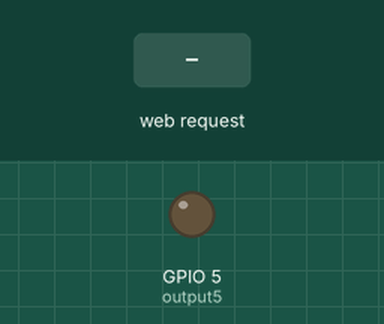
Recording of a sketch running on a simulated ESP8266 (NodeMCU). Parts: output pins drawn as LEDs (lit = HIGH). The test bench sets the inputs (shaded band). WiFi joins after 1.5 s; servers stay silent unless stated; what the sketch prints to the serial monitor is not drawn. At 6.5 s the program puts the board to deep sleep or switches it off; the recording ends there.

Above: at 2.7 s.
2.8 s: HTTP request GET /5/on received
Timing chart, 0 to 5.8 s (numbered marks = the images above; inputs shaded):
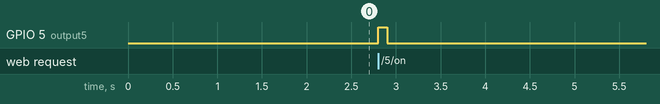

The sketch:

webserver.ino
```cpp
#include <ESP8266WiFi.h>
#include <Ticker.h>  //Ticker Library

struct {
  uint32_t crc32;   // 4 bytes
  uint8_t channel;  // 1 byte,   5 in total
  uint8_t ap_mac[6]; // 6 bytes, 11 in total (BSSID)
  uint8_t padding;  // 1 byte,  12 in total
} rtcData;

uint32_t calculateCRC32( const uint8_t *data, size_t length ) {
  uint32_t crc = 0xffffffff;
  while( length-- ) {
    uint8_t c = *data++;
    for( uint32_t i = 0x80; i > 0; i >>= 1 ) {
      bool bit = crc & 0x80000000;
      if( c & i ) {
        bit = !bit;
      }
      crc <<= 1;
      if( bit ) {
        crc ^= 0x04c11db7;
      }
    }
  }
  return crc;
}

Ticker blinker;

// Replace with your network credentials
const char* ssid     = "DDD";
const char* password = "funal2222";

// Set web server port number to 80
WiFiServer server(80);

// Variable to store the HTTP request
String header;

// Auxiliar variables to store the current output state
String output5State = "off";

// Assign output variables to GPIO pins
const int output5 = 5;

void goToSleep(){
  Serial.print("Go to Sleep");
  WiFi.forceSleepBegin();
  delay( 10 );

  WiFi.mode(WIFI_OFF);
  ESP.deepSleep(4000000);

}

void setup() {
  //WiFi.setOutputPower(0); reduce RF TX power
  Serial.begin(115200);
  // Initialize the output variables as outputs
  pinMode(output5, OUTPUT);

  // Set outputs to LOW
  digitalWrite(output5, LOW);


  // Try to read WiFi settings from RTC memory
  bool rtcValid = false;
  if( ESP.rtcUserMemoryRead( 0, (uint32_t*)&rtcData, sizeof( rtcData ) ) ) {
    // Calculate the CRC of what we just read from RTC memory, but skip the first 4 bytes as that's the checksum itself.
    uint32_t crc = calculateCRC32( ((uint8_t*)&rtcData) + 4, sizeof( rtcData ) - 4 );
    if( crc == rtcData.crc32 ) {
      rtcValid = true;
      Serial.println("rtc Valid = True");
    }
  }


  IPAddress ip(192,168,0,100);
  IPAddress gateway(192,168,0,1);
  IPAddress subnet(255,255,255,0);
  WiFi.config(ip, gateway, subnet);


  if( rtcValid ) {
    // The RTC data was good, make a quick connection
    Serial.print("Get Wifi AP data from RTC memroy ");
    WiFi.begin( ssid, password, rtcData.channel, rtcData.ap_mac, true );
  }
  else {
    // The RTC data was not valid, so make a regular connection
    WiFi.begin( ssid, password );
    // Connect to Wi-Fi network with SSID and password
    Serial.print("Connecting to ");
    Serial.println(ssid);

  }


  int retries = 0;
  int wifiStatus = WiFi.status();


/*
  while (WiFi.status() != WL_CONNECTED)
  {
    delay(500);
    Serial.print(".");
  }
  */
  while( wifiStatus != WL_CONNECTED ) {
    retries++;
    if( retries == 100 ) {
      // Quick connect is not working, reset WiFi and try regular connection
      WiFi.disconnect();
      delay( 10 );
      WiFi.forceSleepBegin();
      delay( 10 );
      WiFi.forceSleepWake();
      delay( 10 );
      WiFi.begin( ssid, password );
      Serial.println("Quick connect is not working ");
    }
    if( retries == 600 ) {
      // Giving up after 30 seconds and going back to sleep
      WiFi.disconnect( true );
      delay( 1 );
      WiFi.mode( WIFI_OFF );
      Serial.print("Over 600 times connections");
      return; // Not expecting this to be called, the previous call will never return.
    }
    delay( 50 );
    wifiStatus = WiFi.status();
  }


  // Write current connection info back to RTC
  rtcData.channel = WiFi.channel();


  memcpy( rtcData.ap_mac, WiFi.BSSID(), 6 ); // Copy 6 bytes of BSSID (AP's MAC address)
  /*

  rtcData.ap_mac[5] = 0x0A;
  rtcData.ap_mac[4] = 0x98;
  rtcData.ap_mac[3] = 0x9A;
  rtcData.ap_mac[2] = 0x5A;
  rtcData.ap_mac[1] = 0x26;
  rtcData.ap_mac[0] = 0x00;
  */
  rtcData.crc32 = calculateCRC32( ((uint8_t*)&rtcData) + 4, sizeof( rtcData ) - 4 );
  ESP.rtcUserMemoryWrite( 0, (uint32_t*)&rtcData, sizeof( rtcData ) );

  // Print local IP address and start web server
  Serial.println("");
  Serial.println("WiFi connected.");
  Serial.println("IP address: ");
  Serial.println(WiFi.localIP());
  server.begin();
  blinker.attach(5, goToSleep);
}

void loop(){
  WiFiClient client = server.available();   // Listen for incoming clients

  if (client) {                             // If a new client connects,
    Serial.println("New Client.");          // print a message out in the serial port
    String currentLine = "";                // make a String to hold incoming data from the client
    while (client.connected()) {            // loop while the client's connected
      if (client.available()) {             // if there's bytes to read from the client,
        char c = client.read();             // read a byte, then
        Serial.write(c);                    // print it out the serial monitor
        header += c;
        if (c == '\n') {                    // if the byte is a newline character
          // if the current line is blank, you got two newline characters in a row.
          // that's the end of the client HTTP request, so send a response:
          if (currentLine.length() == 0) {
            // HTTP headers always start with a response code (e.g. HTTP/1.1 200 OK)
            // and a content-type so the client knows what's coming, then a blank line:
            client.println("HTTP/1.1 200 OK");
            client.println("Content-type:text/html");
            client.println("Connection: close");
            client.println();

            // turns the GPIOs on and off
            if (header.indexOf("GET /5/on") >= 0) {
              Serial.println("Open Door");

              digitalWrite(output5, HIGH);
              delay(100);
              digitalWrite(output5, LOW);


            }

            // Display the HTML web page
            client.println("<!DOCTYPE html><html>");
            client.println("<head><meta name=\"viewport\" content=\"width=device-width, initial-scale=1\">");
            client.println("<link rel=\"icon\" href=\"data:,\">");
            // CSS to style the on/off buttons
            // Feel free to change the background-color and font-size attributes to fit your preferences
            client.println("<style>html { font-family: Helvetica; display: inline-block; margin: 0px auto; text-align: center;}");
            client.println(".button { background-color: #195B6A; border: none; color: white; padding: 16px 40px;");
            client.println("text-decoration: none; font-size: 30px; margin: 2px; cursor: pointer;}");
            client.println(".button2 {background-color: #77878A;}</style></head>");

            // Web Page Heading
            client.println("<body><h1>Open Green's Door</h1>");

            client.println("<p><a href=\"/5/on\"><button class=\"button\">Open</button></a></p>");

            client.println("</body></html>");

            // The HTTP response ends with another blank line
            client.println();
            // Break out of the while loop
            break;
          } else { // if you got a newline, then clear currentLine
            currentLine = "";
          }
        } else if (c != '\r') {  // if you got anything else but a carriage return character,
          currentLine += c;      // add it to the end of the currentLine
        }
      }
    }
    // Clear the header variable
    header = "";
    // Close the connection
    client.stop();
    Serial.println("Client disconnected.");
    Serial.println("");
  }
}
```

Measured:
- after the input at 2.8 s, GPIO 5 (output5): LOW → HIGH at once, → LOW 0.10 s later
